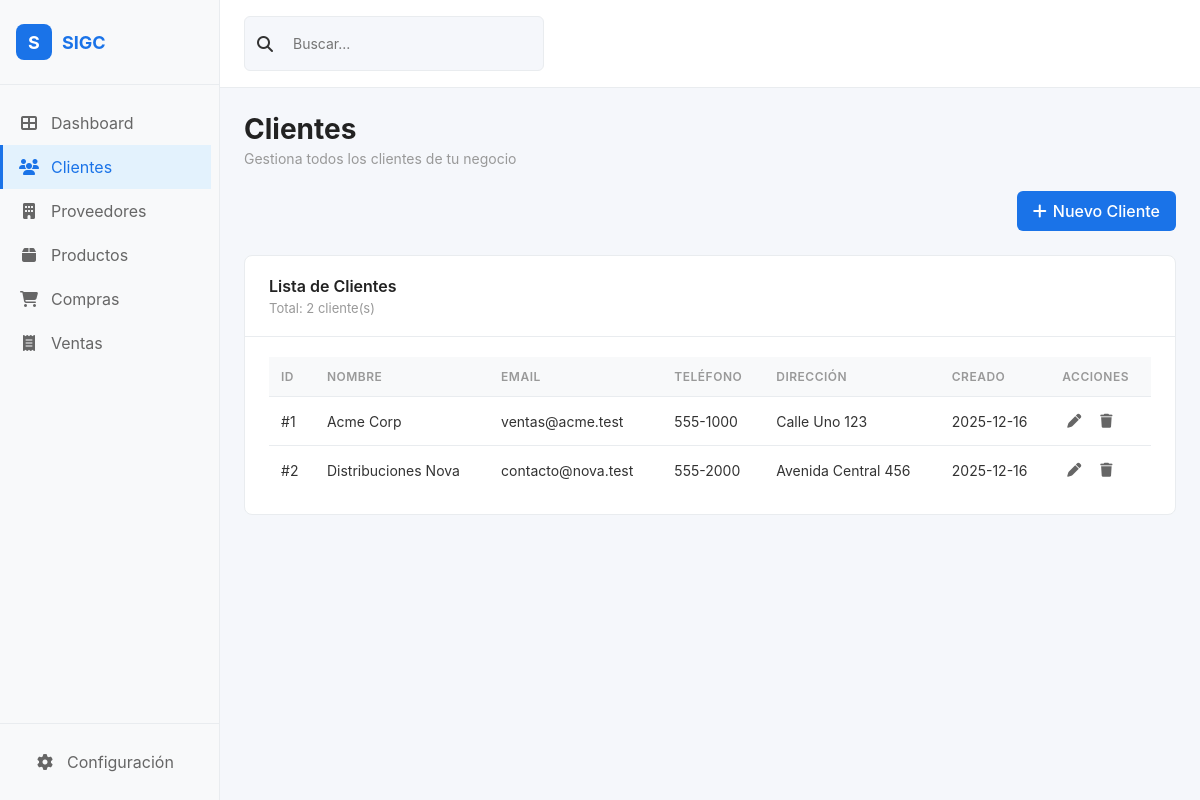
/modules/clientes/read.php, run on the app's committed database.
### tables this page shows
CREATE TABLE IF NOT EXISTS clientes (
  id INT AUTO_INCREMENT PRIMARY KEY,
  nombre VARCHAR(120) NOT NULL,
  email VARCHAR(160) UNIQUE,
  telefono VARCHAR(60),
  direccion VARCHAR(200),
  creado_en TIMESTAMP DEFAULT CURRENT_TIMESTAMP
);

### modules/clientes/read.php (the view, shortened to what this page needs)
<?php
require_once __DIR__ . '/../../config/layout.php';
$db = db();
$clientes = $db->query("SELECT * FROM clientes ORDER BY creado_en DESC")->fetchAll();
echo renderHeader('Clientes', 'Gestiona todos los clientes de tu negocio');
?>
<div style="display: flex; justify-content: space-between; align-items: center; margin-bottom: 24px;">
    <a href="create.php" class="btn-nuevo">
        <i class="fas fa-plus"></i>
        Nuevo Cliente
    </a>
</div>
<div class="card">
    <div class="card-header">
        <div>
            <h2>Lista de Clientes</h2>
            <p>Total: <?php echo count($clientes); ?> cliente(s)</p>
        </div>
    </div>
    <div class="card-content">
        <?php if(empty($clientes)): ?>
        <div class="empty-state">
            <i class="fas fa-users"></i>
            <h3>No hay clientes registrados</h3>
            <p>Comienza agregando tu primer cliente</p>
        </div>
        <?php else: ?>
        <table>
            <thead>
                <tr>
                    <th>ID</th>
                    <th>Nombre</th>
                    <th>Email</th>
                    <th>Teléfono</th>
                    <th>Dirección</th>
                    <th>Creado</th>
                    <th>Acciones</th>
                </tr>
            </thead>
            <tbody>
                <?php foreach ($clientes as $c): ?>
                <tr>
                    <td>#<?php echo $c['id']; ?></td>
                    <td><?php echo htmlspecialchars($c['nombre']); ?></td>
                    <td><?php echo htmlspecialchars($c['email'] ?? '-'); ?></td>
                    <td><?php echo htmlspecialchars($c['telefono'] ?? '-'); ?></td>
                    <td><?php echo htmlspecialchars($c['direccion'] ?? '-'); ?></td>
                    <td><?php echo substr($c['creado_en'], 0, 10); ?></td>
                    <td>
                        <div class="actions">
                            <a href="update.php?id=<?php echo $c['id']; ?>" class="btn-action" title="Editar">
                                <i class="fas fa-pen"></i>
                            </a>
                            <a href="delete.php?id=<?php echo $c['id']; ?>" class="btn-action delete" title="Eliminar" onclick="return confirm('¿Eliminar este cliente?')">
                                <i class="fas fa-trash"></i>
                            </a>
                        </div>
                    </td>
                </tr>
                <?php endforeach; ?>
            </tbody>
        </table>
        <?php endif; ?>
    </div>
</div>
<?php echo renderFooter(); ?>

### config/layout.php (style rules this page uses)
* { margin: 0; padding: 0; box-sizing: border-box; }
body { font-family: -apple-system, BlinkMacSystemFont, 'Segoe UI', Roboto, 'Helvetica Neue', Arial, sans-serif; background: #f5f7fb; color: #333; }
.btn-nuevo { background: #1a73e8; color: white; border: none; padding: 10px 16px; border-radius: 6px; cursor: pointer; display: flex; align-items: center; gap: 6px; font-weight: 500; transition: background 0.2s; text-decoration: none; }
.card { background: white; border-radius: 8px; border: 1px solid #e9ecef; overflow: hidden; margin-bottom: 24px; }
.card-header { padding: 20px 24px; border-bottom: 1px solid #e9ecef; display: flex; justify-content: space-between; align-items: center; }
.card-header h2 { font-size: 16px; font-weight: 600; color: #222; }
.card-header p { font-size: 13px; color: #999; margin-top: 4px; }
.card-content { padding: 20px 24px; }
table { width: 100%; border-collapse: collapse; }
thead { background: #f8f9fa; }
th { padding: 12px; text-align: left; font-size: 12px; color: #999; text-transform: uppercase; letter-spacing: 0.5px; font-weight: 600; }
td { padding: 12px; border-top: 1px solid #e9ecef; font-size: 14px; }
.actions { display: flex; gap: 8px; }
.btn-action { background: none; border: none; cursor: pointer; color: #666; font-size: 14px; padding: 4px; transition: color 0.2s; width: 24px; height: 24px; display: flex; align-items: center; justify-content: center; text-decoration: none; }

### data on the page
clientes: id "1", nombre "Acme Corp", email "ventas@acme.test", telefono "555-1000", direccion "Calle Uno 123", creado_en "2025-12-16"
clientes: id "2", nombre "Distribuciones Nova", email "contacto@nova.test", telefono "555-2000", direccion "Avenida Central 456", creado_en "2025-12-16"

### other printed values
$pageTitle "Clientes"
$pageSubtitle "Gestiona todos los clientes de tu negocio"
count($clientes) "2"
